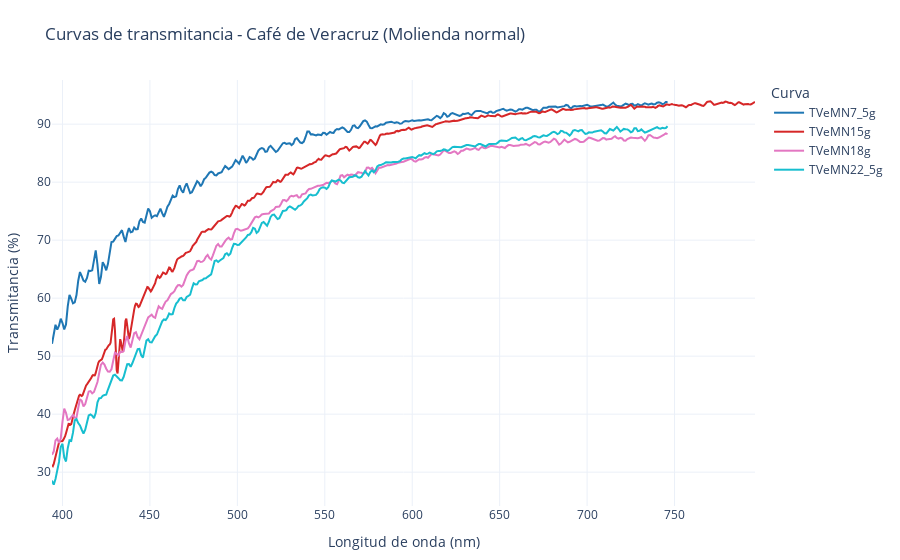

The notebook cell this image was saved under:
### Code cell
import pandas as pd
import numpy as np
import plotly.graph_objects as go
from datetime import datetime
import matplotlib.pyplot as plt
import matplotlib.colors as mcolors

# === Cargar archivo de transmitancia ===
ruta = "TVeMN_matrix.csv"
df = pd.read_csv(ruta)

# === Columnas
col_nm = [c for c in df.columns if 'nm' in c.lower()][0]
col_transmitancia = [c for c in df.columns if c != col_nm]

# === Regiones espectrales
regiones = {
    '100–200 nm': (100, 200),
    '200–300 nm': (200, 300),
    '300–400 nm': (300, 400),
    '400–500 nm': (400, 500),
    '500–600 nm': (500, 600),
    '600–700 nm': (600, 700),
    '700–800 nm': (700, 800)
}

# === Colores
colormap_base = plt.get_cmap('tab10')
colormap = colormap_base(np.linspace(0, 1, len(col_transmitancia)))
colores_hex = [mcolors.to_hex(c) for c in colormap]

# === Figura
fig = go.Figure()
fig.update_layout(
    title="Curvas de transmitancia - Café de Veracruz (Molienda normal)",
    xaxis_title="Longitud de onda (nm)",
    yaxis_title="Transmitancia (%)",
    legend_title="Curva",
    template="plotly_white",
    margin=dict(l=40, r=40, t=80, b=40),
)

# === Métricas
metricas = []
for i, col in enumerate(col_transmitancia):
    datos = df[[col_nm, col]].dropna().rename(columns={col_nm: 'nm', col: 'transmitancia'})
    datos['transmitancia'] = pd.to_numeric(datos['transmitancia'], errors='coerce')
    datos = datos.dropna()
    if datos.empty:
        continue

    fig.add_trace(go.Scatter(
        x=datos['nm'],
        y=datos['transmitancia'],
        mode='lines',
        name=col,
        line=dict(color=colores_hex[i])
    ))

    max_val = datos['transmitancia'].max()
    min_val = datos['transmitancia'].min()
    avg = datos['transmitancia'].mean()
    std = datos['transmitancia'].std()
    auc = np.trapezoid(datos['transmitancia'], datos['nm'])
    lambda_max = datos['nm'][datos['transmitancia'].idxmax()]
    lambda_min = datos['nm'][datos['transmitancia'].idxmin()]

    proms_reg = {}
    for region, (a, b) in regiones.items():
        reg_vals = datos.loc[(datos['nm'] >= a) & (datos['nm'] <= b), 'transmitancia']
        proms_reg[region] = f"{reg_vals.mean():.2f}" if not reg_vals.empty else "—"

    metricas.append({
        'Color de curva': colores_hex[i],
        'Curva': col,
        'Máx (%T)': round(max_val, 2),
        'Mín (%T)': round(min_val, 2),
        'Promedio (%)': round(avg, 2),
        'Desv. Std': round(std, 2),
        'AUC': round(auc, 2),
        'λ máx (nm)': round(lambda_max, 2),
        'λ mín (nm)': round(lambda_min, 2),
        **proms_reg
    })

# === Tabla HTML
df_metricas = pd.DataFrame(metricas)
tabla_html = "<table class='styled-table'><thead><tr>"
for col in df_metricas.columns:
    tabla_html += f"<th>{col}</th>"
tabla_html += "</tr></thead><tbody>"
for _, row in df_metricas.iterrows():
    tabla_html += "<tr>"
    for col in df_metricas.columns:
        if col == "Color de curva":
            tabla_html += f"<td style='background-color:{row[col]};'></td>"
        else:
            tabla_html += f"<td>{row[col]}</td>"
    tabla_html += "</tr>"
tabla_html += "</tbody></table>"

# === HTML Final
fecha = datetime.now().strftime('%d-%m-%Y %H:%M:%S')
grafica_html = fig.to_html(full_html=False, include_plotlyjs='cdn')

html_final = f"""
<!DOCTYPE html>
<html lang="es">
<head>
  <meta charset="UTF-8">
  <title>Reporte de Transmitancia UV-Vis</title>
  <meta name="viewport" content="width=device-width, initial-scale=1.0">
  <style>
    body {{
      font-family: 'Segoe UI', Tahoma, sans-serif;
      margin: 40px;
      background-color: #fdfdfd;
      color: #222;
    }}
    h1 {{
      color: #111;
    }}
    h2 {{
      margin-top: 40px;
    }}
    .info {{
      margin-bottom: 20px;
    }}
    .lab {{
      margin-top: 40px;
      font-size: 0.95em;
      background-color: #f0f8ff;
      padding: 15px;
      border-left: 6px solid #009879;
    }}
    .styled-table {{
      border-collapse: collapse;
      margin-top: 20px;
      font-size: 1em;
      width: 100%;
      box-shadow: 0 0 10px rgba(0, 0, 0, 0.05);
    }}
    .styled-table thead tr {{
      background-color: #009879;
      color: #ffffff;
      text-align: left;
    }}
    .styled-table th, .styled-table td {{
      padding: 12px 15px;
      border: 1px solid #ddd;
      text-align: center;
    }}
    .styled-table tbody tr:nth-child(even) {{
      background-color: #f3f3f3;
    }}
    .plotly-graph-div {{
      width: 100% !important;
      height: auto !important;
    }}
  </style>
</head>
<body>

  <h1>Curvas de transmitancia - Café de Veracruz (Molienda normal)</h1> 

  <div class="info">
    <p><strong>Fecha:</strong> {fecha}</p>
  </div>

  {grafica_html}

  <h2>Métricas espectrales por curva</h2>
  {tabla_html}

  <div>
    <p>Las curvas de transmitancia permiten identificar la transparencia relativa de la muestra a lo largo del espectro. Una menor transmitancia puede sugerir absorción fuerte en ciertas regiones, lo cual es útil para análisis de compuestos activos presentes en el café.</p>
  </div>

  <div class="lab">
    <strong>Nombre del proyecto: CafeLab</strong><br><br>
    <strong>Colaboradores:</strong><br>
    Martín Rodolfo Palomino Merino – Profesor investigador, jefe responsable del laboratorio de caracterización de materiales (FCFM-BUAP).<br>
    Lizeth Jazmín Orozco García – Colaborador principal.<br>
    Julio Alfredo Ballinas García – Colaborador del proyecto.
  </div>

</body>
</html>
"""

# === Guardar archivo
with open("Comparativa_muestras_transmitancia.html", "w", encoding="utf-8") as f:
    f.write(html_final)

print("✅ HTML generado: Comparativa_muestras_transmitancia.html")
print("Rango de longitudes de onda:", df['nm'].min(), "a", df['nm'].max())
fig.show()

### Figure 1 — Plotly figure (JSON) as saved in the notebook; plotly's stock layout.template omitted (floating-point values rounded to 4 significant figures; data arrays with more than 128 entries replaced by an {"elided": "..."} marker saying what was removed)
{"data": [{"line": {"color": "#1f77b4"}, "mode": "lines", "name": "TVeMN7_5g", "type": "scatter", "x": {"elided": "353 float values"}, "y": {"elided": "353 float values"}}, {"line": {"color": "#d62728"}, "mode": "lines", "name": "TVeMN15g", "type": "scatter", "x": {"elided": "805 float values"}, "y": {"elided": "805 float values"}}, {"line": {"color": "#e377c2"}, "mode": "lines", "name": "TVeMN18g", "type": "scatter", "x": {"elided": "353 float values"}, "y": {"elided": "353 float values"}}, {"line": {"color": "#17becf"}, "mode": "lines", "name": "TVeMN22_5g", "type": "scatter", "x": {"elided": "353 float values"}, "y": {"elided": "353 float values"}}], "layout": {"legend": {"title": {"text": "Curva"}}, "margin": {"b": 40, "l": 40, "r": 40, "t": 80}, "title": {"text": "Curvas de transmitancia - Café de Veracruz (Molienda normal)"}, "xaxis": {"title": {"text": "Longitud de onda (nm)"}}, "yaxis": {"title": {"text": "Transmitancia (%)"}}}}
